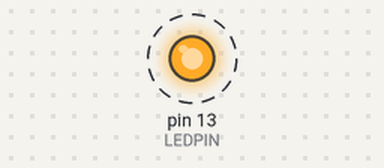
Simulated run of this program. Board: Arduino Mega 2560, built with avr-gcc and run on an emulated ATmega2560. Shown: output pins drawn as LEDs (lit = HIGH). Dashed ring = blinking. What the program prints to the serial monitor is not drawn.

Above: at 0.16 s.
Timing chart, 0 to 4.6 s (numbered marks = the images above):
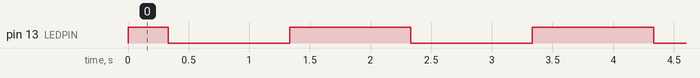

The program:

main.cpp
```cpp
#include <avr/io.h>
#include <avr/interrupt.h>


const int LEDPIN = 13;

// I want the count period to be 1 second.  This is how long
// (in seconds) it takes the counter to reset.
const float countinterval = 1.0;

// For Arduino Uno and Duemilanove and Mega boards F_CPU = 16 MHz
const unsigned long CPU = F_CPU;

// I'll pick a large prescale divisor to allow long intervals
const unsigned long prescale = 1024;

// Round the floating point value to an integer
const unsigned count1 = (CPU * countinterval / prescale) + 0.5 - 1;

//
// For countinterval = 1 sec, the LED goes high for one second
// and low for a second.
//
// For countinterval equal to 1.0 and F_CPU equal to 16000000,
// we will get count1 = 15624
//
// That is, the result fits in a 16-bit unsigned int, as it must.
// With this scheme you can get count intervals of slightly over
// four seconds.
//
// If you want a shorter interval you can decrease,
// the prescale value to get better granularity,
// but you must always keep the size so that count1
// fits into a 16-bit integer. A more sophisticated program
// might select the optimum prescale factor based on the value
// of countinterval.
//


unsigned long compa1time, compb1time; // Millisecond values for OCR matches

// Fetching a 16-bit quantity is not atomic.  If it just
// happens that a timer0 (or other) interrupt occurs when
// trying to get compa1time, it just might return
// low byte from one count and high byte from the next
// count.  This can lead to occasional gross errors in
// the count value.
// To avoid this, don't try to read compa1time from the application,
// use this function:
unsigned long get_compa1time()
{
   unsigned long t;
   byte oldSREG = SREG;

   cli();
   t = compa1time;
   SREG = oldSREG;
   return t;
}

// See comment preceding get_compa1time()
unsigned long get_compb1time()
{
   unsigned long t;
   byte oldSREG = SREG;

   cli();
   t = compb1time;
   SREG = oldSREG;
   return t;
}

ISR(TIMER1_COMPA_vect)
{
   compa1time = millis();

   // Two methods for writing to the LED pin.
   // Comment out one of them and uncomment the other

   // Direct manipulation of Arduino Pin 13 ia
   // faster than digitalWrite
   //PINB = (1 << 5); // Toggle the LED

   // On the other hand, digitalWrite makes it
   // easy to use a different LEDPIN without having
   // to look up the port and bit number.
   // Local variable keeps from having to read the LED pin each time
   static byte compa1;
   digitalWrite(LEDPIN, (++compa1)&1);

}

ISR(TIMER1_COMPB_vect)
{
   compb1time = millis();
}
void setup()
{
   pinMode(LEDPIN, OUTPUT);
   digitalWrite(LEDPIN, HIGH);

   // Disable interrupts while setting registers
   cli();

   // Make sure all is normal in TCCR1A
   TCCR1A = 0;

   // Configure timer 1 for CTC mode with TOP = ICR1A, prescale = 1024
   // For finer granularity with shorter intervals, you could use a lower
   // prescale factor
   //
   // Top is ICR1
   TCCR1B = (1<< WGM13) | (1 << WGM12) | (1<< CS12) | (1 << CS10);


   // This determines output frequency: Timer will reset when it hits this value
   ICR1   = count1;

   OCR1A = count1 / 3; // Make it about 1/3 of the way through the count cycle

   // Arithmetic can overflow an int, so do the calculation
   // with long ints and truncate the result to an int
   OCR1B = 2L*count1 / 3; // Make it about 2/3 of the way through the count cycle

   // Enable CTC Interrupts for count match on comparator A
   // and also for comparator B
   TIMSK1 = (1 << OCIE1B) | (1 << OCIE1A);
   // Enable global interrupts
   sei();

   // As a sanity check, show the register values that were obtained by
   // calculations
   Serial.begin(57600);
   Serial.print("count1 = ");Serial.println(count1);
   Serial.print("OCR1A  = ");Serial.println(OCR1A);
   Serial.print("OCR1B  = ");Serial.println(OCR1B);
}

void loop()
{
   static unsigned long oldtime;
   unsigned long newtime = get_compb1time();
   if (newtime != oldtime) {
       oldtime = newtime;
       //Serial.print(millis());
       //Serial.print(":  ");
       Serial.print(get_compa1time(), DEC);
       Serial.print("  ");
       Serial.println(newtime, DEC);
   }
}
```

Measured:
- by itself, pin 13 (LEDPIN): alternates HIGH for 1.0 s and LOW for 1.0 s
